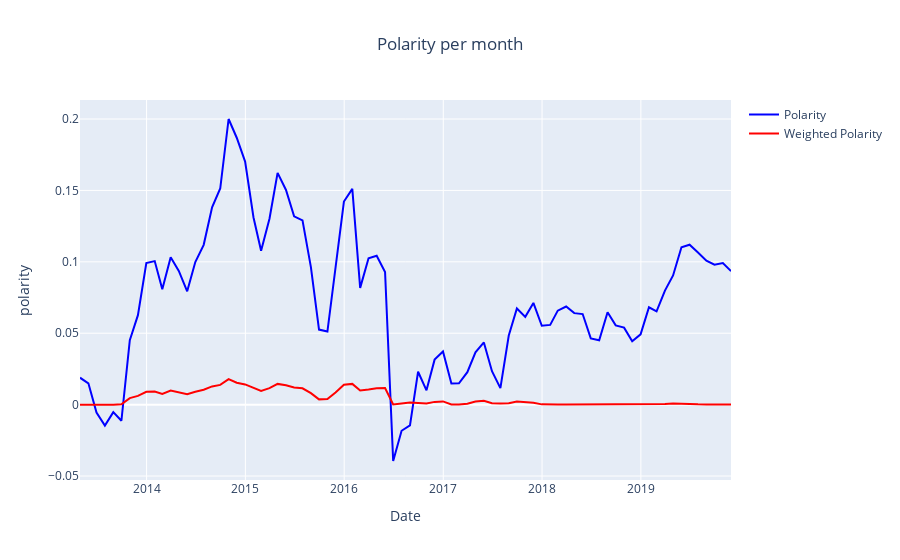

Write notebook code for a chart like this one.
### Code cell
fig = go.Figure()

fig.add_trace(go.Scatter(
    x=df_per_month.timestamp,
    y=df_per_month.polarity,
    name = 'Polarity',
    marker=dict(color="blue"),
    showlegend=True
))

fig.add_trace(go.Scatter(
    x=df_per_month.timestamp,
    y=df_per_month.weighted_polarity,
    name = 'Weighted Polarity',
    marker=dict(color="red"),
    showlegend=True
))

fig.update_layout(
    title="Polarity per month",
    title_x=0.5,
    xaxis_title="Date",
    yaxis_title="Polarity",
)
